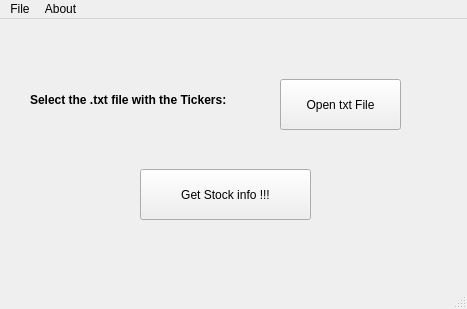
<?xml version="1.0" encoding="UTF-8"?>
<ui version="4.0">
 <class>MainWindow</class>
 <widget class="QMainWindow" name="MainWindow">
  <property name="geometry">
   <rect>
    <x>0</x>
    <y>0</y>
    <width>467</width>
    <height>309</height>
   </rect>
  </property>
  <property name="windowTitle">
   <string>Get Stock Price</string>
  </property>
  <widget class="QWidget" name="centralwidget">
   <widget class="QPushButton" name="button1">
    <property name="geometry">
     <rect>
      <x>140</x>
      <y>150</y>
      <width>171</width>
      <height>51</height>
     </rect>
    </property>
    <property name="text">
     <string>Get Stock info !!!</string>
    </property>
   </widget>
   <widget class="QLabel" name="label1">
    <property name="geometry">
     <rect>
      <x>30</x>
      <y>40</y>
      <width>231</width>
      <height>81</height>
     </rect>
    </property>
    <property name="font">
     <font>
      <bold>true</bold>
     </font>
    </property>
    <property name="text">
     <string>Select the .txt file with the Tickers: </string>
    </property>
   </widget>
   <widget class="QPushButton" name="buttonOpenTXT">
    <property name="geometry">
     <rect>
      <x>280</x>
      <y>60</y>
      <width>121</width>
      <height>51</height>
     </rect>
    </property>
    <property name="text">
     <string>Open txt File</string>
    </property>
   </widget>
  </widget>
  <widget class="QMenuBar" name="menubar">
   <property name="geometry">
    <rect>
     <x>0</x>
     <y>0</y>
     <width>467</width>
     <height>24</height>
    </rect>
   </property>
   <widget class="QMenu" name="menuFile">
    <property name="title">
     <string>File</string>
    </property>
   </widget>
   <widget class="QMenu" name="menuAbout">
    <property name="title">
     <string>About</string>
    </property>
   </widget>
   <addaction name="menuFile"/>
   <addaction name="menuAbout"/>
  </widget>
  <widget class="QStatusBar" name="statusbar"/>
 </widget>
 <resources/>
 <connections/>
</ui>
